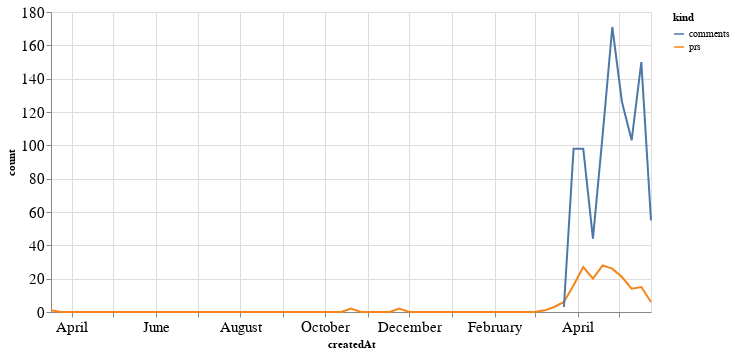

The notebook cell this image was saved under:
### Code cell
alt.Chart(total_time, width=600).mark_line().encode(
    x='createdAt',
    y='count',
    color='kind'
)

### Figure 1 — Vega-Lite specification as saved in the notebook (floating-point values rounded to 4 significant figures)
{"config": {"axisLeft": {"labelFontSize": 15}, "axisBottom": {"labelFontSize": 15}}, "data": {"name": "data-990f2e3d9c03555ce59b76ad378c50ea"}, "mark": "line", "encoding": {"color": {"type": "nominal", "field": "kind"}, "x": {"type": "temporal", "field": "createdAt"}, "y": {"type": "quantitative", "field": "count"}}, "width": 600, "$schema": "https://vega.github.io/schema/vega-lite/v4.0.2.json", "datasets": {"data-990f2e3d9c03555ce59b76ad378c50ea": [{"createdAt": "2019-03-17T00:00:00", "kind": "prs", "count": 1.0}, {"createdAt": "2019-03-24T00:00:00", "kind": "prs", "count": 0.0}, {"createdAt": "2019-03-31T00:00:00", "kind": "prs", "count": 0.0}, {"createdAt": "2019-04-07T00:00:00", "kind": "prs", "count": 0.0}, {"createdAt": "2019-04-14T00:00:00", "kind": "prs", "count": 0.0}, {"createdAt": "2019-04-21T00:00:00", "kind": "prs", "count": 0.0}, {"createdAt": "2019-04-28T00:00:00", "kind": "prs", "count": 0.0}, {"createdAt": "2019-05-05T00:00:00", "kind": "prs", "count": 0.0}, {"createdAt": "2019-05-12T00:00:00", "kind": "prs", "count": 0.0}, {"createdAt": "2019-05-19T00:00:00", "kind": "prs", "count": 0.0}, {"createdAt": "2019-05-26T00:00:00", "kind": "prs", "count": 0.0}, {"createdAt": "2019-06-02T00:00:00", "kind": "prs", "count": 0.0}, {"createdAt": "2019-06-09T00:00:00", "kind": "prs", "count": 0.0}, {"createdAt": "2019-06-16T00:00:00", "kind": "prs", "count": 0.0}, {"createdAt": "2019-06-23T00:00:00", "kind": "prs", "count": 0.0}, {"createdAt": "2019-06-30T00:00:00", "kind": "prs", "count": 0.0}, {"createdAt": "2019-07-07T00:00:00", "kind": "prs", "count": 0.0}, {"createdAt": "2019-07-14T00:00:00", "kind": "prs", "count": 0.0}, {"createdAt": "2019-07-21T00:00:00", "kind": "prs", "count": 0.0}, {"createdAt": "2019-07-28T00:00:00", "kind": "prs", "count": 0.0}, {"createdAt": "2019-08-04T00:00:00", "kind": "prs", "count": 0.0}, {"createdAt": "2019-08-11T00:00:00", "kind": "prs", "count": 0.0}, {"createdAt": "2019-08-18T00:00:00", "kind": "prs", "count": 0.0}, {"createdAt": "2019-08-25T00:00:00", "kind": "prs", "count": 0.0}, {"createdAt": "2019-09-01T00:00:00", "kind": "prs", "count": 0.0}, {"createdAt": "2019-09-08T00:00:00", "kind": "prs", "count": 0.0}, {"createdAt": "2019-09-15T00:00:00", "kind": "prs", "count": 0.0}, {"createdAt": "2019-09-22T00:00:00", "kind": "prs", "count": 0.0}, {"createdAt": "2019-09-29T00:00:00", "kind": "prs", "count": 0.0}, {"createdAt": "2019-10-06T00:00:00", "kind": "prs", "count": 0.0}, {"createdAt": "2019-10-13T00:00:00", "kind": "prs", "count": 0.0}, {"createdAt": "2019-10-20T00:00:00", "kind": "prs", "count": 2.0}, {"createdAt": "2019-10-27T00:00:00", "kind": "prs", "count": 0.0}, {"createdAt": "2019-11-03T00:00:00", "kind": "prs", "count": 0.0}, {"createdAt": "2019-11-10T00:00:00", "kind": "prs", "count": 0.0}, {"createdAt": "2019-11-17T00:00:00", "kind": "prs", "count": 0.0}, {"createdAt": "2019-11-24T00:00:00", "kind": "prs", "count": 2.0}, {"createdAt": "2019-12-01T00:00:00", "kind": "prs", "count": 0.0}, {"createdAt": "2019-12-08T00:00:00", "kind": "prs", "count": 0.0}, {"createdAt": "2019-12-15T00:00:00", "kind": "prs", "count": 0.0}, {"createdAt": "2019-12-22T00:00:00", "kind": "prs", "count": 0.0}, {"createdAt": "2019-12-29T00:00:00", "kind": "prs", "count": 0.0}, {"createdAt": "2020-01-05T00:00:00", "kind": "prs", "count": 0.0}, {"createdAt": "2020-01-12T00:00:00", "kind": "prs", "count": 0.0}, {"createdAt": "2020-01-19T00:00:00", "kind": "prs", "count": 0.0}, {"createdAt": "2020-01-26T00:00:00", "kind": "prs", "count": 0.0}, {"createdAt": "2020-02-02T00:00:00", "kind": "prs", "count": 0.0}, {"createdAt": "2020-02-09T00:00:00", "kind": "prs", "count": 0.0}, {"createdAt": "2020-02-16T00:00:00", "kind": "prs", "count": 0.0}, {"createdAt": "2020-02-23T00:00:00", "kind": "prs", "count": 0.0}, {"createdAt": "2020-03-01T00:00:00", "kind": "prs", "count": 0.0}, {"createdAt": "2020-03-08T00:00:00", "kind": "prs", "count": 1.0}, {"createdAt": "2020-03-15T00:00:00", "kind": "prs", "count": 3.0}, {"createdAt": "2020-03-22T00:00:00", "kind": "prs", "count": 6.0}, {"createdAt": "2020-03-29T00:00:00", "kind": "prs", "count": 16.0}, {"createdAt": "2020-04-05T00:00:00", "kind": "prs", "count": 27.0}, {"createdAt": "2020-04-12T00:00:00", "kind": "prs", "count": 20.0}, {"createdAt": "2020-04-19T00:00:00", "kind": "prs", "count": 28.0}, {"createdAt": "2020-04-26T00:00:00", "kind": "prs", "count": 26.0}, {"createdAt": "2020-05-03T00:00:00", "kind": "prs", "count": 21.0}, {"createdAt": "2020-05-10T00:00:00", "kind": "prs", "count": 14.0}, {"createdAt": "2020-05-17T00:00:00", "kind": "prs", "count": 15.0}, {"createdAt": "2020-05-24T00:00:00", "kind": "prs", "count": 6.0}, {"createdAt": "2019-03-17T00:00:00", "kind": "comments", "count": null}, {"createdAt": "2019-03-24T00:00:00", "kind": "comments", "count": null}, {"createdAt": "2019-03-31T00:00:00", "kind": "comments", "count": null}, {"createdAt": "2019-04-07T00:00:00", "kind": "comments", "count": null}, {"createdAt": "2019-04-14T00:00:00", "kind": "comments", "count": null}, {"createdAt": "2019-04-21T00:00:00", "kind": "comments", "count": null}, {"createdAt": "2019-04-28T00:00:00", "kind": "comments", "count": null}, {"createdAt": "2019-05-05T00:00:00", "kind": "comments", "count": null}, {"createdAt": "2019-05-12T00:00:00", "kind": "comments", "count": null}, {"createdAt": "2019-05-19T00:00:00", "kind": "comments", "count": null}, {"createdAt": "2019-05-26T00:00:00", "kind": "comments", "count": null}, {"createdAt": "2019-06-02T00:00:00", "kind": "comments", "count": null}, {"createdAt": "2019-06-09T00:00:00", "kind": "comments", "count": null}, {"createdAt": "2019-06-16T00:00:00", "kind": "comments", "count": null}, {"createdAt": "2019-06-23T00:00:00", "kind": "comments", "count": null}, {"createdAt": "2019-06-30T00:00:00", "kind": "comments", "count": null}, {"createdAt": "2019-07-07T00:00:00", "kind": "comments", "count": null}, {"createdAt": "2019-07-14T00:00:00", "kind": "comments", "count": null}, {"createdAt": "2019-07-21T00:00:00", "kind": "comments", "count": null}, {"createdAt": "2019-07-28T00:00:00", "kind": "comments", "count": null}, {"createdAt": "2019-08-04T00:00:00", "kind": "comments", "count": null}, {"createdAt": "2019-08-11T00:00:00", "kind": "comments", "count": null}, {"createdAt": "2019-08-18T00:00:00", "kind": "comments", "count": null}, {"createdAt": "2019-08-25T00:00:00", "kind": "comments", "count": null}, {"createdAt": "2019-09-01T00:00:00", "kind": "comments", "count": null}, {"createdAt": "2019-09-08T00:00:00", "kind": "comments", "count": null}, {"createdAt": "2019-09-15T00:00:00", "kind": "comments", "count": null}, {"createdAt": "2019-09-22T00:00:00", "kind": "comments", "count": null}, {"createdAt": "2019-09-29T00:00:00", "kind": "comments", "count": null}, {"createdAt": "2019-10-06T00:00:00", "kind": "comments", "count": null}, {"createdAt": "2019-10-13T00:00:00", "kind": "comments", "count": null}, {"createdAt": "2019-10-20T00:00:00", "kind": "comments", "count": null}, {"createdAt": "2019-10-27T00:00:00", "kind": "comments", "count": null}, {"createdAt": "2019-11-03T00:00:00", "kind": "comments", "count": null}, {"createdAt": "2019-11-10T00:00:00", "kind": "comments", "count": null}, {"createdAt": "2019-11-17T00:00:00", "kind": "comments", "count": null}, {"createdAt": "2019-11-24T00:00:00", "kind": "comments", "count": null}, {"createdAt": "2019-12-01T00:00:00", "kind": "comments", "count": null}, {"createdAt": "2019-12-08T00:00:00", "kind": "comments", "count": null}, {"createdAt": "2019-12-15T00:00:00", "kind": "comments", "count": null}, {"createdAt": "2019-12-22T00:00:00", "kind": "comments", "count": null}, {"createdAt": "2019-12-29T00:00:00", "kind": "comments", "count": null}, {"createdAt": "2020-01-05T00:00:00", "kind": "comments", "count": null}, {"createdAt": "2020-01-12T00:00:00", "kind": "comments", "count": null}, {"createdAt": "2020-01-19T00:00:00", "kind": "comments", "count": null}, {"createdAt": "2020-01-26T00:00:00", "kind": "comments", "count": null}, {"createdAt": "2020-02-02T00:00:00", "kind": "comments", "count": null}, {"createdAt": "2020-02-09T00:00:00", "kind": "comments", "count": null}, {"createdAt": "2020-02-16T00:00:00", "kind": "comments", "count": null}, {"createdAt": "2020-02-23T00:00:00", "kind": "comments", "count": null}, {"createdAt": "2020-03-01T00:00:00", "kind": "comments", "count": null}, {"createdAt": "2020-03-08T00:00:00", "kind": "comments", "count": null}, {"createdAt": "2020-03-15T00:00:00", "kind": "comments", "count": null}, {"createdAt": "2020-03-22T00:00:00", "kind": "comments", "count": 3.0}, {"createdAt": "2020-03-29T00:00:00", "kind": "comments", "count": 98.0}, {"createdAt": "2020-04-05T00:00:00", "kind": "comments", "count": 98.0}, {"createdAt": "2020-04-12T00:00:00", "kind": "comments", "count": 44.0}, {"createdAt": "2020-04-19T00:00:00", "kind": "comments", "count": 106.0}, {"createdAt": "2020-04-26T00:00:00", "kind": "comments", "count": 171.0}, {"createdAt": "2020-05-03T00:00:00", "kind": "comments", "count": 126.0}, {"createdAt": "2020-05-10T00:00:00", "kind": "comments", "count": 103.0}, {"createdAt": "2020-05-17T00:00:00", "kind": "comments", "count": 150.0}, {"createdAt": "2020-05-24T00:00:00", "kind": "comments", "count": 55.0}]}}
